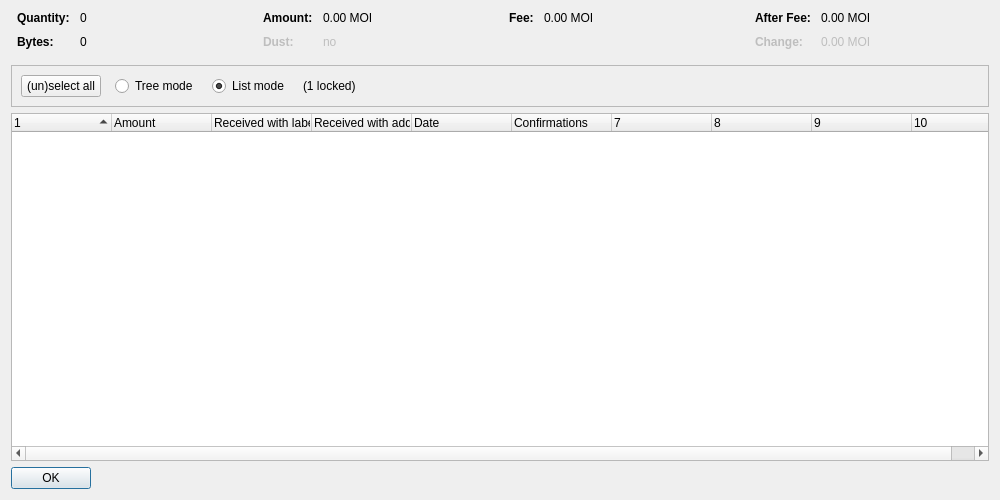
<?xml version="1.0" encoding="UTF-8"?>
<ui version="4.0">
 <class>CoinControlDialog</class>
 <widget class="QDialog" name="CoinControlDialog">
  <property name="geometry">
   <rect>
    <x>0</x>
    <y>0</y>
    <width>1000</width>
    <height>500</height>
   </rect>
  </property>
  <property name="windowTitle">
   <string>Coin Selection</string>
  </property>
  <layout class="QVBoxLayout" name="verticalLayout">
   <item>
    <layout class="QHBoxLayout" name="horizontalLayoutTop" stretch="0,0,0,0">
     <property name="topMargin">
      <number>0</number>
     </property>
     <property name="bottomMargin">
      <number>10</number>
     </property>
     <item>
      <layout class="QFormLayout" name="formLayoutCoinControl1">
       <property name="horizontalSpacing">
        <number>10</number>
       </property>
       <property name="verticalSpacing">
        <number>10</number>
       </property>
       <property name="leftMargin">
        <number>6</number>
       </property>
       <property name="rightMargin">
        <number>6</number>
       </property>
       <item row="0" column="0">
        <widget class="QLabel" name="labelCoinControlQuantityText">
         <property name="font">
          <font>
           <weight>75</weight>
           <bold>true</bold>
          </font>
         </property>
         <property name="text">
          <string>Quantity:</string>
         </property>
        </widget>
       </item>
       <item row="0" column="1">
        <widget class="QLabel" name="labelCoinControlQuantity">
         <property name="cursor">
          <cursorShape>IBeamCursor</cursorShape>
         </property>
         <property name="contextMenuPolicy">
          <enum>Qt::ActionsContextMenu</enum>
         </property>
         <property name="text">
          <string notr="true">0</string>
         </property>
         <property name="textInteractionFlags">
          <set>Qt::LinksAccessibleByMouse|Qt::TextSelectableByKeyboard|Qt::TextSelectableByMouse</set>
         </property>
        </widget>
       </item>
       <item row="1" column="0">
        <widget class="QLabel" name="labelCoinControlBytesText">
         <property name="font">
          <font>
           <weight>75</weight>
           <bold>true</bold>
          </font>
         </property>
         <property name="text">
          <string>Bytes:</string>
         </property>
        </widget>
       </item>
       <item row="1" column="1">
        <widget class="QLabel" name="labelCoinControlBytes">
         <property name="cursor">
          <cursorShape>IBeamCursor</cursorShape>
         </property>
         <property name="contextMenuPolicy">
          <enum>Qt::ActionsContextMenu</enum>
         </property>
         <property name="text">
          <string notr="true">0</string>
         </property>
         <property name="textInteractionFlags">
          <set>Qt::LinksAccessibleByMouse|Qt::TextSelectableByKeyboard|Qt::TextSelectableByMouse</set>
         </property>
        </widget>
       </item>
      </layout>
     </item>
     <item>
      <layout class="QFormLayout" name="formLayoutCoinControl2">
       <property name="horizontalSpacing">
        <number>10</number>
       </property>
       <property name="verticalSpacing">
        <number>10</number>
       </property>
       <property name="leftMargin">
        <number>6</number>
       </property>
       <property name="rightMargin">
        <number>6</number>
       </property>
       <item row="0" column="0">
        <widget class="QLabel" name="labelCoinControlAmountText">
         <property name="font">
          <font>
           <weight>75</weight>
           <bold>true</bold>
          </font>
         </property>
         <property name="text">
          <string>Amount:</string>
         </property>
        </widget>
       </item>
       <item row="0" column="1">
        <widget class="QLabel" name="labelCoinControlAmount">
         <property name="cursor">
          <cursorShape>IBeamCursor</cursorShape>
         </property>
         <property name="contextMenuPolicy">
          <enum>Qt::ActionsContextMenu</enum>
         </property>
         <property name="text">
          <string notr="true">0.00 MOI</string>
         </property>
         <property name="textInteractionFlags">
          <set>Qt::LinksAccessibleByMouse|Qt::TextSelectableByKeyboard|Qt::TextSelectableByMouse</set>
         </property>
        </widget>
       </item>
       <item row="1" column="0">
        <widget class="QLabel" name="labelCoinControlLowOutputText">
         <property name="enabled">
          <bool>false</bool>
         </property>
         <property name="font">
          <font>
           <weight>75</weight>
           <bold>true</bold>
          </font>
         </property>
         <property name="text">
          <string>Dust:</string>
         </property>
        </widget>
       </item>
       <item row="1" column="1">
        <widget class="QLabel" name="labelCoinControlLowOutput">
         <property name="enabled">
          <bool>false</bool>
         </property>
         <property name="cursor">
          <cursorShape>IBeamCursor</cursorShape>
         </property>
         <property name="contextMenuPolicy">
          <enum>Qt::ActionsContextMenu</enum>
         </property>
         <property name="text">
          <string notr="true">no</string>
         </property>
         <property name="textInteractionFlags">
          <set>Qt::LinksAccessibleByMouse|Qt::TextSelectableByKeyboard|Qt::TextSelectableByMouse</set>
         </property>
        </widget>
       </item>
      </layout>
     </item>
     <item>
      <layout class="QFormLayout" name="formLayoutCoinControl3">
       <property name="horizontalSpacing">
        <number>10</number>
       </property>
       <property name="verticalSpacing">
        <number>10</number>
       </property>
       <property name="leftMargin">
        <number>6</number>
       </property>
       <property name="rightMargin">
        <number>6</number>
       </property>
       <item row="0" column="0">
        <widget class="QLabel" name="labelCoinControlFeeText">
         <property name="font">
          <font>
           <weight>75</weight>
           <bold>true</bold>
          </font>
         </property>
         <property name="text">
          <string>Fee:</string>
         </property>
        </widget>
       </item>
       <item row="0" column="1">
        <widget class="QLabel" name="labelCoinControlFee">
         <property name="cursor">
          <cursorShape>IBeamCursor</cursorShape>
         </property>
         <property name="contextMenuPolicy">
          <enum>Qt::ActionsContextMenu</enum>
         </property>
         <property name="text">
          <string notr="true">0.00 MOI</string>
         </property>
         <property name="textInteractionFlags">
          <set>Qt::LinksAccessibleByMouse|Qt::TextSelectableByKeyboard|Qt::TextSelectableByMouse</set>
         </property>
        </widget>
       </item>
      </layout>
     </item>
     <item>
      <layout class="QFormLayout" name="formLayoutCoinControl4">
       <property name="horizontalSpacing">
        <number>10</number>
       </property>
       <property name="verticalSpacing">
        <number>10</number>
       </property>
       <property name="leftMargin">
        <number>6</number>
       </property>
       <property name="rightMargin">
        <number>6</number>
       </property>
       <item row="0" column="0">
        <widget class="QLabel" name="labelCoinControlAfterFeeText">
         <property name="font">
          <font>
           <weight>75</weight>
           <bold>true</bold>
          </font>
         </property>
         <property name="text">
          <string>After Fee:</string>
         </property>
        </widget>
       </item>
       <item row="0" column="1">
        <widget class="QLabel" name="labelCoinControlAfterFee">
         <property name="cursor">
          <cursorShape>IBeamCursor</cursorShape>
         </property>
         <property name="contextMenuPolicy">
          <enum>Qt::ActionsContextMenu</enum>
         </property>
         <property name="text">
          <string notr="true">0.00 MOI</string>
         </property>
         <property name="textInteractionFlags">
          <set>Qt::LinksAccessibleByMouse|Qt::TextSelectableByKeyboard|Qt::TextSelectableByMouse</set>
         </property>
        </widget>
       </item>
       <item row="1" column="0">
        <widget class="QLabel" name="labelCoinControlChangeText">
         <property name="enabled">
          <bool>false</bool>
         </property>
         <property name="font">
          <font>
           <weight>75</weight>
           <bold>true</bold>
          </font>
         </property>
         <property name="text">
          <string>Change:</string>
         </property>
        </widget>
       </item>
       <item row="1" column="1">
        <widget class="QLabel" name="labelCoinControlChange">
         <property name="enabled">
          <bool>false</bool>
         </property>
         <property name="cursor">
          <cursorShape>IBeamCursor</cursorShape>
         </property>
         <property name="contextMenuPolicy">
          <enum>Qt::ActionsContextMenu</enum>
         </property>
         <property name="text">
          <string notr="true">0.00 MOI</string>
         </property>
         <property name="textInteractionFlags">
          <set>Qt::LinksAccessibleByMouse|Qt::TextSelectableByKeyboard|Qt::TextSelectableByMouse</set>
         </property>
        </widget>
       </item>
      </layout>
     </item>
    </layout>
   </item>
   <item>
    <widget class="QFrame" name="frame">
     <property name="minimumSize">
      <size>
       <width>0</width>
       <height>40</height>
      </size>
     </property>
     <property name="frameShape">
      <enum>QFrame::StyledPanel</enum>
     </property>
     <property name="frameShadow">
      <enum>QFrame::Sunken</enum>
     </property>
     <layout class="QHBoxLayout" name="horizontalLayout">
      <item>
       <layout class="QHBoxLayout" name="horizontalLayoutPanel" stretch="0,0,0,0,0">
        <property name="spacing">
         <number>14</number>
        </property>
        <item>
         <widget class="QPushButton" name="pushButtonSelectAll">
          <property name="sizePolicy">
           <sizepolicy hsizetype="Maximum" vsizetype="Fixed">
            <horstretch>0</horstretch>
            <verstretch>0</verstretch>
           </sizepolicy>
          </property>
          <property name="text">
           <string>(un)select all</string>
          </property>
          <property name="autoDefault">
           <bool>false</bool>
          </property>
         </widget>
        </item>
        <item>
         <widget class="QRadioButton" name="radioTreeMode">
          <property name="sizePolicy">
           <sizepolicy hsizetype="Maximum" vsizetype="Fixed">
            <horstretch>0</horstretch>
            <verstretch>0</verstretch>
           </sizepolicy>
          </property>
          <property name="text">
           <string>Tree mode</string>
          </property>
         </widget>
        </item>
        <item>
         <widget class="QRadioButton" name="radioListMode">
          <property name="sizePolicy">
           <sizepolicy hsizetype="Maximum" vsizetype="Fixed">
            <horstretch>0</horstretch>
            <verstretch>0</verstretch>
           </sizepolicy>
          </property>
          <property name="text">
           <string>List mode</string>
          </property>
          <property name="checked">
           <bool>true</bool>
          </property>
         </widget>
        </item>
        <item>
         <widget class="QLabel" name="labelLocked">
          <property name="text">
           <string notr="true">(1 locked)</string>
          </property>
         </widget>
        </item>
        <item>
         <spacer name="horizontalSpacer">
          <property name="orientation">
           <enum>Qt::Horizontal</enum>
          </property>
          <property name="sizeHint" stdset="0">
           <size>
            <width>40</width>
            <height>20</height>
           </size>
          </property>
         </spacer>
        </item>
       </layout>
      </item>
     </layout>
    </widget>
   </item>
   <item>
    <widget class="CoinControlTreeWidget" name="treeWidget">
     <property name="contextMenuPolicy">
      <enum>Qt::CustomContextMenu</enum>
     </property>
     <property name="sortingEnabled">
      <bool>false</bool>
     </property>
     <property name="columnCount">
      <number>10</number>
     </property>
     <attribute name="headerShowSortIndicator" stdset="0">
      <bool>true</bool>
     </attribute>
     <attribute name="headerStretchLastSection">
      <bool>false</bool>
     </attribute>
     <column>
      <property name="text">
       <string/>
      </property>
     </column>
     <column>
      <property name="text">
       <string>Amount</string>
      </property>
     </column>
     <column>
      <property name="text">
       <string>Received with label</string>
      </property>
     </column>
     <column>
      <property name="text">
       <string>Received with address</string>
      </property>
     </column>
     <column>
      <property name="text">
       <string>Date</string>
      </property>
     </column>
     <column>
      <property name="text">
       <string>Confirmations</string>
      </property>
      <property name="toolTip">
       <string>Confirmed</string>
      </property>
     </column>
     <column>
      <property name="text">
       <string/>
      </property>
     </column>
     <column>
      <property name="text">
       <string/>
      </property>
     </column>
     <column>
      <property name="text">
       <string/>
      </property>
     </column>
     <column>
      <property name="text">
       <string/>
      </property>
     </column>
    </widget>
   </item>
   <item>
    <widget class="QDialogButtonBox" name="buttonBox">
     <property name="sizePolicy">
      <sizepolicy hsizetype="Maximum" vsizetype="Fixed">
       <horstretch>0</horstretch>
       <verstretch>0</verstretch>
      </sizepolicy>
     </property>
     <property name="orientation">
      <enum>Qt::Horizontal</enum>
     </property>
     <property name="standardButtons">
      <set>QDialogButtonBox::Ok</set>
     </property>
    </widget>
   </item>
  </layout>
 </widget>
 <customwidgets>
  <customwidget>
   <class>CoinControlTreeWidget</class>
   <extends>QTreeWidget</extends>
   <header>coincontroltreewidget.h</header>
  </customwidget>
 </customwidgets>
 <resources/>
 <connections/>
</ui>
